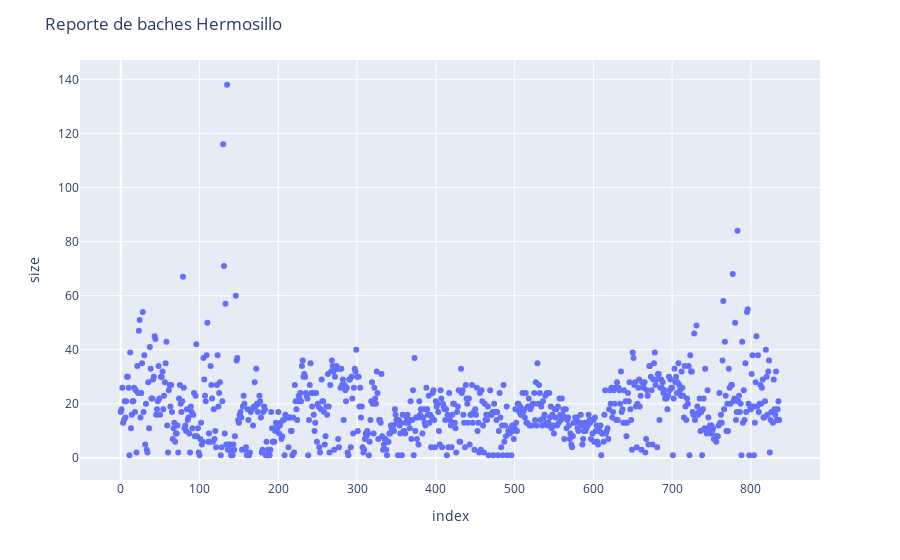

The code cell stored with this chart in its notebook:
### Code cell
import pandas as pd
import statsmodels.api as sm
import plotly.graph_objects as go
import plotly.express as px

df = baches.groupby('date',as_index=False).size()

fig = px.scatter(
    df,
    y="size"
).update_layout(
    title='Reporte de baches Hermosillo',
    hovermode="x"
).show()

### Figure 1 — Plotly figure (JSON) as saved in the notebook; plotly's stock layout.template omitted (floating-point values rounded to 4 significant figures; data arrays with more than 128 entries replaced by an {"elided": "..."} marker saying what was removed)
{"data": [{"hovertemplate": "index=%{x}<br>size=%{y}<extra></extra>", "legendgroup": "", "marker": {"color": "#636efa", "symbol": "circle"}, "mode": "markers", "name": "", "orientation": "v", "showlegend": false, "type": "scatter", "x": {"elided": "837 int values"}, "xaxis": "x", "y": {"elided": "837 int values"}, "yaxis": "y"}], "layout": {"hovermode": "x", "legend": {"tracegroupgap": 0}, "margin": {"t": 60}, "title": {"text": "Reporte de baches Hermosillo"}, "xaxis": {"anchor": "y", "domain": [0, 1], "title": {"text": "index"}}, "yaxis": {"anchor": "x", "domain": [0, 1], "title": {"text": "size"}}}}
